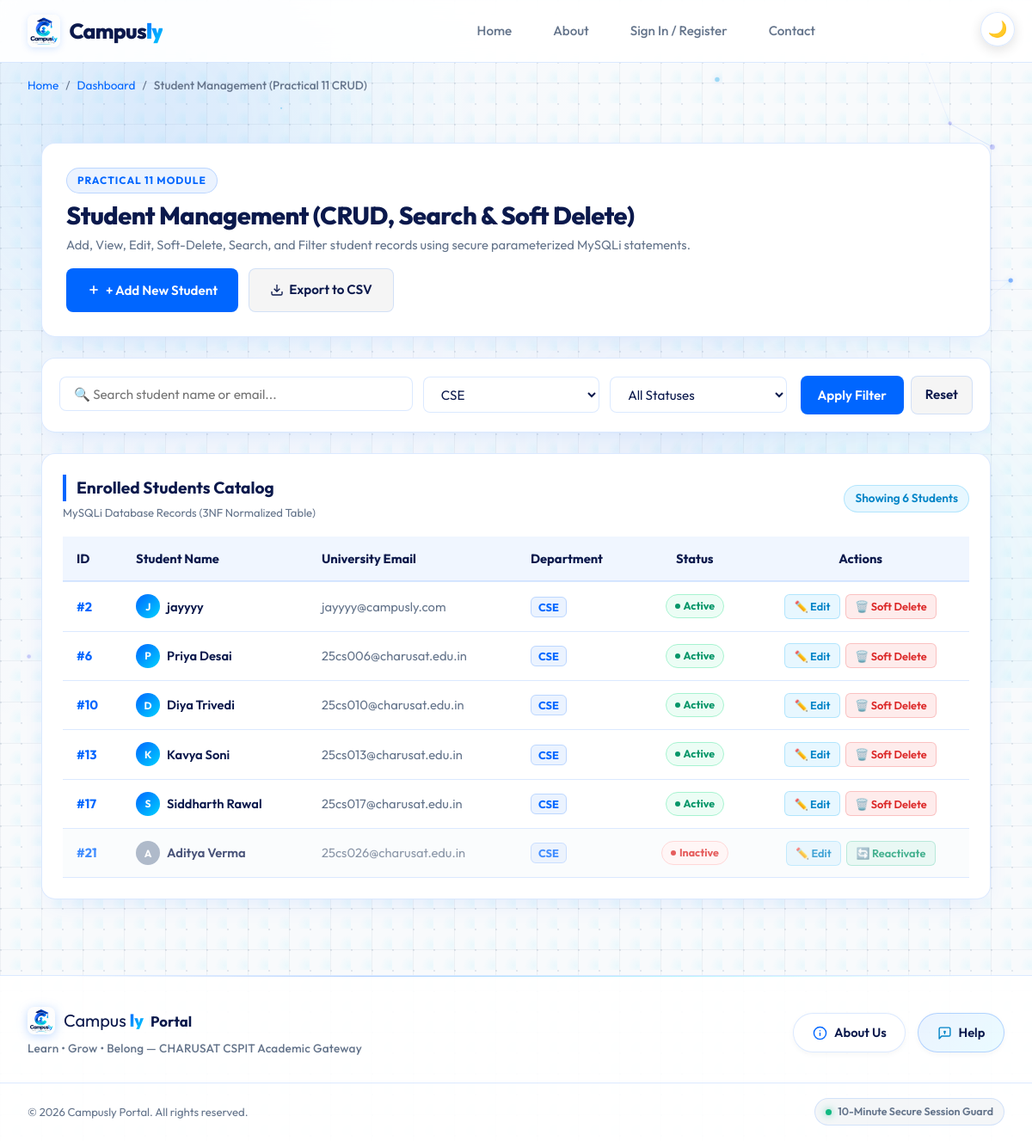
The page /students.php?course=CSE on the database its author committed.
### tables this page shows
CREATE TABLE students (
    student_id INT AUTO_INCREMENT PRIMARY KEY,
    name VARCHAR(100) NOT NULL,
    email VARCHAR(100) NOT NULL UNIQUE,
    course VARCHAR(100) NOT NULL,
    status ENUM('Active', 'Inactive') NOT NULL DEFAULT 'Active'
);

### students.php (the view, shortened to what this page needs)
<?php
require_once __DIR__ . '/db.php';
$searchQuery  = trim($_GET['search'] ?? '');
$courseFilter = trim($_GET['course'] ?? '');
$statusFilter = trim($_GET['status'] ?? '');
$sql = "SELECT student_id, name, email, course, status FROM students WHERE 1=1";
$types = "";
$params = [];
if ($courseFilter !== '' && $courseFilter !== 'ALL') {
    $sql .= " AND course = ?";
    $types .= "s";
    $params[] = $courseFilter;
}
$sql .= " ORDER BY student_id ASC";
$stmt = $conn->prepare($sql);
if (!empty($params)) {
    $stmt->bind_param($types, ...$params);
}
$stmt->execute();
$result = $stmt->get_result();
$students = [];
while ($row = $result->fetch_assoc()) {
    $students[] = $row;
}
$totalCount = count($students);
$coursesList = ['CSE', 'CE', 'IT', 'EC'];
require_once __DIR__ . '/includes/header.php';
?>
  <nav class="breadcrumbs-nav" aria-label="Breadcrumb">
    <ol class="breadcrumbs">
      <li><a href="index.php">Home</a></li>
      <?php if ($userRole === 'admin'): ?>
        <li><a href="admin_dashboard.php">Admin Control Center</a></li>
      <?php else: ?>
        <li><a href="dashboard.php">Dashboard</a></li>
      <?php endif; ?>
      <li aria-current="page">Student Management (Practical 11 CRUD)</li>
    </ol>
  </nav>
  <main id="main-content">
    <div style="max-width: 1240px; margin: 0 auto; padding: 1.5rem 1rem;">
      <section class="panel" style="padding: 1.75rem; margin-bottom: 1.5rem; display: flex; justify-content: space-between; align-items: center; flex-wrap: wrap; gap: 1rem;">
        <div>
          <div style="display: inline-flex; align-items: center; gap: 8px; background: rgba(0, 102, 255, 0.08); padding: 4px 12px; border-radius: 9999px; margin-bottom: 0.5rem; border: 1px solid rgba(0, 102, 255, 0.2);">
            <span style="font-size: 0.75rem; font-weight: 700; color: #0066ff; letter-spacing: 1px;">PRACTICAL 11 MODULE</span>
          </div>
          <h1 style="margin: 0; font-size: 1.8rem; line-height: 1.2;">Student Management (CRUD, Search &amp; Soft Delete)</h1>
          <p style="margin: 0.35rem 0 0 0; color: #64748b; font-size: 0.92rem;">
            Add, View, Edit, Soft-Delete, Search, and Filter student records using secure parameterized MySQLi statements.
          </p>
        </div>
        <div style="display: flex; gap: 0.75rem; flex-wrap: wrap;">
          <button type="button" class="btn btn-primary" onclick="openAddModal()" style="display: inline-flex; align-items: center; gap: 6px;">
            <svg width="16" height="16" viewBox="0 0 24 24" fill="none" stroke="currentColor" stroke-width="2.5"><line x1="12" y1="5" x2="12" y2="19"></line><line x1="5" y1="12" x2="19" y2="12"></line></svg>
            <span>+ Add New Student</span>
          </button>
          <a href="students.php?action=export_csv" class="btn btn-secondary" style="display: inline-flex; align-items: center; gap: 6px;">
            <svg width="16" height="16" viewBox="0 0 24 24" fill="none" stroke="currentColor" stroke-width="2"><path d="M21 15v4a2 2 0 0 1-2 2H5a2 2 0 0 1-2-2v-4"></path><polyline points="7 10 12 15 17 10"></polyline><line x1="12" y1="15" x2="12" y2="3"></line></svg>
            <span>Export to CSV</span>
          </a>
        </div>
      </section>
      <section class="panel" style="padding: 1.25rem; margin-bottom: 1.5rem;">
        <form action="students.php" method="GET" style="display: flex; gap: 1rem; flex-wrap: wrap; align-items: center; justify-content: space-between;">
          <div style="display: flex; gap: 0.75rem; flex-wrap: wrap; flex: 1; min-width: 280px;">
            <div style="flex: 2; min-width: 220px; position: relative;">
              <input type="text" name="search" id="filter-search" value="<?= htmlspecialchars($searchQuery) ?>" placeholder="🔍 Search student name or email..." style="width: 100%; padding: 0.6rem 1rem; border-radius: 8px; border: 1px solid var(--panel-border); background: var(--input-bg); color: var(--text-main);">
            </div>
            <div style="flex: 1; min-width: 150px;">
              <select name="course" id="filter-course" style="width: 100%; padding: 0.6rem 1rem; border-radius: 8px; border: 1px solid var(--panel-border); background: var(--input-bg); color: var(--text-main);">
                <?php foreach ($coursesList as $c): ?>
                  <option value="<?= $c ?>" <?= $courseFilter === $c ? 'selected' : '' ?>><?= $c ?></option>
                <?php endforeach; ?>
              </select>
            </div>
            <div style="flex: 1; min-width: 140px;">
              <select name="status" id="filter-status" style="width: 100%; padding: 0.6rem 1rem; border-radius: 8px; border: 1px solid var(--panel-border); background: var(--input-bg); color: var(--text-main);">
                <option value="ALL">All Statuses</option>
              </select>
            </div>
          </div>
          <div style="display: flex; gap: 0.5rem;">
            <button type="submit" class="btn btn-primary" style="padding: 0.6rem 1.25rem;">Apply Filter</button>
            <?php if (!empty($searchQuery) || !empty($courseFilter) || !empty($statusFilter)): ?>
              <a href="students.php" class="btn btn-secondary" style="padding: 0.6rem 1rem;">Reset</a>
            <?php endif; ?>
          </div>
        </form>
      </section>
      <section class="panel" style="padding: 1.5rem; overflow: hidden;">
        <div style="display: flex; justify-content: space-between; align-items: center; margin-bottom: 1rem; flex-wrap: wrap; gap: 0.5rem;">
          <div>
            <h2 style="margin: 0; font-size: 1.2rem;">Enrolled Students Catalog</h2>
            <span style="font-size: 0.82rem; color: #64748b;">MySQLi Database Records (3NF Normalized Table)</span>
          </div>
          <span style="font-size: 0.85rem; font-weight: 600; color: #0284c7; background: rgba(56, 189, 248, 0.12); border: 1px solid rgba(56, 189, 248, 0.3); padding: 4px 12px; border-radius: 9999px;">
            Showing <?= (int)$totalCount ?> Student<?= $totalCount === 1 ? '' : 's' ?>
          </span>
        </div>
        <div style="overflow-x: auto;">
          <table id="students-table" style="width: 100%; border-collapse: collapse; font-size: 0.92rem;">
            <thead>
              <tr style="background: var(--table-th-bg, #f8fafc); border-bottom: 2px solid var(--panel-border); text-align: left;">
                <th style="padding: 0.85rem 1rem;">ID</th>
                <th style="padding: 0.85rem 1rem;">Student Name</th>
                <th style="padding: 0.85rem 1rem;">University Email</th>
                <th style="padding: 0.85rem 1rem;">Department</th>
                <th style="padding: 0.85rem 1rem; text-align: center;">Status</th>
                <th style="padding: 0.85rem 1rem; text-align: center;">Actions</th>
              </tr>
            </thead>
            <tbody>
              <?php if (empty($students)): ?>
                <tr>
                  <td colspan="6" style="text-align: center; padding: 2.5rem 1rem; color: #64748b;">
                    No student records matching your filter criteria. <a href="students.php" style="color: var(--primary); font-weight: 600;">Reset filters</a>
                  </td>
                </tr>
              <?php else: ?>
                <?php foreach ($students as $s): ?>
                  <tr style="border-bottom: 1px solid var(--panel-border); transition: background 0.15s ease; <?= $s['status'] === 'Inactive' ? 'opacity: 0.75; background: rgba(241, 245, 249, 0.4);' : '' ?>">
                    <td style="padding: 0.85rem 1rem; font-weight: 700; color: var(--primary);">
                      #<?= htmlspecialchars($s['student_id']) ?>
                    </td>
                    <td style="padding: 0.85rem 1rem; font-weight: 600; color: var(--text-main);">
                      <div style="display: flex; align-items: center; gap: 8px;">
                        <span style="width: 28px; height: 28px; border-radius: 50%; background: <?= $s['status'] === 'Inactive' ? '#94a3b8' : 'linear-gradient(135deg, #0066ff, #00d2fe)' ?>; color: #fff; display: inline-flex; align-items: center; justify-content: center; font-size: 0.75rem; font-weight: 700;">
                          <?= strtoupper(substr($s['name'], 0, 1)) ?>
                        </span>
                        <span><?= htmlspecialchars($s['name']) ?></span>
                      </div>
                    </td>
                    <td style="padding: 0.85rem 1rem; color: var(--text-muted);">
                      <?= htmlspecialchars($s['email']) ?>
                    </td>
                    <td style="padding: 0.85rem 1rem;">
                      <span style="padding: 3px 8px; border-radius: 6px; font-size: 0.8rem; font-weight: 700; background: rgba(0, 102, 255, 0.08); color: #0066ff; border: 1px solid rgba(0, 102, 255, 0.2);">
                        <?= htmlspecialchars($s['course']) ?>
                      </span>
                    </td>
                    <td style="padding: 0.85rem 1rem; text-align: center;">
                      <?php if ($s['status'] === 'Active'): ?>
                        <span class="badge-status-active" style="display: inline-flex; align-items: center; gap: 4px; padding: 3px 10px; border-radius: 9999px; font-size: 0.78rem; font-weight: 700; background: #ecfdf5; color: #059669; border: 1px solid #a7f3d0;">
                          <span style="width: 6px; height: 6px; border-radius: 50%; background: #059669;"></span> Active
                        </span>
                      <?php else: ?>
                        <span class="badge-status-inactive" style="display: inline-flex; align-items: center; gap: 4px; padding: 3px 10px; border-radius: 9999px; font-size: 0.78rem; font-weight: 700; background: #fef2f2; color: #dc2626; border: 1px solid #fecaca;">
                          <span style="width: 6px; height: 6px; border-radius: 50%; background: #dc2626;"></span> Inactive
                        </span>
                      <?php endif; ?>
                    </td>
                    <td style="padding: 0.85rem 1rem; text-align: center;">
                      <div style="display: inline-flex; gap: 6px;">
                        <button type="button" class="btn" onclick="openEditModal(<?= htmlspecialchars(json_encode($s)) ?>)" style="padding: 0.35rem 0.65rem; font-size: 0.8rem; background: rgba(56, 189, 248, 0.12); color: #0284c7; border: 1px solid rgba(56, 189, 248, 0.3); border-radius: 6px; cursor: pointer;">
                          ✏️ Edit
                        </button>
                        <?php if ($s['status'] === 'Active'): ?>
                          <button type="button" class="btn" onclick="openDeleteConfirmModal(<?= (int)$s['student_id'] ?>, '<?= htmlspecialchars(addslashes($s['name'])) ?>')" style="padding: 0.35rem 0.65rem; font-size: 0.8rem; background: rgba(239, 68, 68, 0.1); color: #dc2626; border: 1px solid rgba(239, 68, 68, 0.25); border-radius: 6px; cursor: pointer;">
                            🗑️ Soft Delete
                          </button>
                        <?php else: ?>
                          <form action="students.php" method="POST" style="margin: 0; display: inline;">
                            <button type="submit" class="btn" style="padding: 0.35rem 0.65rem; font-size: 0.8rem; background: rgba(16, 185, 129, 0.1); color: #059669; border: 1px solid rgba(16, 185, 129, 0.3); border-radius: 6px; cursor: pointer;">
                              🔄 Reactivate
                            </button>
                          </form>
                        <?php endif; ?>
                      </div>
                    </td>
                  </tr>
                <?php endforeach; ?>
              <?php endif; ?>
            </tbody>
          </table>
        </div>
      </section>
    </div>
  </main>
<?php require_once __DIR__ . '/includes/footer.php'; ?>

### css/styles.css (style rules this page uses)
:root { --bg-color: #f8fafc; --bg-grid-line: rgba(148, 163, 184, 0.12); --bg-dot: rgba(148, 163, 184, 0.22); --bg-gradient: radial-gradient(circle at 10% 20%, rgba(0, 102, 255, 0.04) 0%, transparent 40%), radial-gradient(circle at 90% 80%, rgba(0, 210, 255, 0.05) 0%, transparent 40%); --panel-bg: rgba(255, 255, 255, 0.98); --panel-border: rgba(0, 102, 255, 0.14); --header-bg: rgba(255, 255, 255, 0.92); --input-bg: #ffffff; --input-border: rgba(0, 102, 255, 0.18); --table-th-bg: rgba(0, 102, 255, 0.06); --brand-navy: #0b194c; --brand-navy-light: #162456; --primary: #0066ff; --primary-hover: #0052cc; --accent: #00d2fe; --accent-dark: #0099cc; --accent-hover: #38bdf8; --brand-gradient: linear-gradient(135deg, #0b194c 0%, #0066ff 50%, #00d2fe 100%); --brand-gradient-text: linear-gradient(135deg, #0066ff 0%, #00d2fe 100%); --text-main: #0b194c; --text-body: #1e293b; --text-muted: #64748b; --focus-outline: #0066ff; --card-shadow: 0 10px 30px -10px rgba(0, 102, 255, 0.12); --card-shadow-hover: 0 16px 36px -10px rgba(0, 102, 255, 0.22); --error: #dc2626; --success: #16a34a; --warning: #f59e0b; --radius: 16px; --transition: all 0.3s cubic-bezier(0.4, 0, 0.2, 1); }
*, *::before, *::after { box-sizing: border-box; margin: 0; padding: 0; }
body { font-family: 'Outfit', -apple-system, BlinkMacSystemFont, "Segoe UI", Roboto, sans-serif; background-color: var(--bg-color); background-image: radial-gradient(circle at 1px 1px, var(--bg-dot) 1.2px, transparent 0), linear-gradient(to right, var(--bg-grid-line) 1px, transparent 1px), linear-gradient(to bottom, var(--bg-grid-line) 1px, transparent 1px), var(--bg-gradient); background-size: 24px 24px, 48px 48px, 48px 48px, 100% 100%; background-attachment: fixed; color: var(--text-main); min-height: 100vh; line-height: 1.6; display: flex; flex-direction: column; overflow-x: hidden; position: relative; transition: background-color 0.3s ease, color 0.3s ease; }
header, main, footer, .top-corner-controls, .breadcrumbs-nav, .skip-link { position: relative; z-index: 2; }
.breadcrumbs-nav { max-width: 1200px; width: 100%; margin: 1rem auto 0; padding: 0 2rem; }
.breadcrumbs { display: flex; list-style: none; gap: 0.5rem; font-size: 0.85rem; color: var(--text-muted); }
.breadcrumbs li:not(:last-child)::after { content: "/"; margin-left: 0.5rem; }
.breadcrumbs a { color: var(--primary); text-decoration: none; }
.breadcrumbs li[aria-current="page"] { color: var(--text-muted); font-weight: 500; }
main { max-width: 1200px; width: 100%; margin: 0 auto; padding: 2rem; flex: 1; }
h1 { font-size: 2.25rem; font-weight: 800; margin-bottom: 0.5rem; letter-spacing: -0.5px; }
h2 { font-size: 1.5rem; font-weight: 700; margin-bottom: 1.25rem; color: var(--text-main); border-left: 4px solid var(--primary); padding-left: 0.75rem; }
p { color: var(--text-muted); margin-bottom: 1.5rem; }
.panel { background: var(--panel-bg); border: 1px solid var(--panel-border); box-shadow: var(--card-shadow); backdrop-filter: blur(16px); -webkit-backdrop-filter: blur(16px); border-radius: var(--radius); padding: 2rem; margin-bottom: 2rem; position: relative; }
.btn { display: inline-flex; align-items: center; justify-content: center; padding: 0.75rem 1.5rem; font-weight: 600; border-radius: 8px; border: none; cursor: pointer; transition: var(--transition); text-decoration: none; font-family: inherit; font-size: 0.95rem; }
.btn-primary { background: var(--primary); color: #fff; }
.btn-secondary { background: rgba(0, 0, 0, 0.04); color: var(--text-main); border: 1px solid var(--panel-border); }
input[type="text"], input[type="email"], input[type="password"], input[type="date"], select, textarea { width: 100%; padding: 0.75rem 1rem; background: var(--input-bg); border: 1px solid var(--input-border); border-radius: 8px; color: var(--text-main); font-family: inherit; font-size: 0.95rem; transition: var(--transition); }

### rows shown on the page
students: student_id "2", name "J", name "jayyyy", email "jayyyy@campusly.com", course "CSE", status "Active" (drawn)
students: student_id "6", name "P", name "Priya Desai", email "25cs006@charusat.edu.in", course "CSE", status "Active" (drawn)
students: student_id "10", name "D", name "Diya Trivedi", email "25cs010@charusat.edu.in", course "CSE", status "Active" (drawn)
students: student_id "13", name "K", name "Kavya Soni", email "25cs013@charusat.edu.in", course "CSE", status "Active" (drawn)
students: student_id "17", name "S", name "Siddharth Rawal", email "25cs017@charusat.edu.in", course "CSE", status "Active" (drawn)
students: student_id "21", name "A", name "Aditya Verma", email "25cs026@charusat.edu.in", course "CSE", status "Inactive" (drawn)

### other values the page prints
$totalCount "6"
form field course "CSE"
